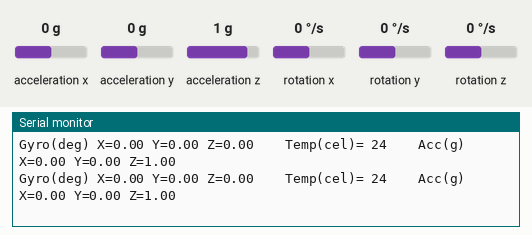
A sketch run on a simulated Arduino Uno, built with avr-gcc and run on an emulated ATmega328P. Parts: the last lines printed to the serial monitor. Wiring (inferred from the names in the program): MPU-6050 motion sensor at I2C address 0x68. The test bench sets the inputs (shaded band); at power-on: acceleration x 0 g, acceleration y 0 g, acceleration z 1 g, rotation x 0 °/s, rotation y 0 °/s, rotation z 0 °/s.

Above: at 1.2 s.
1.3 s: acceleration x set to -1.4 g
At 2.3 s:
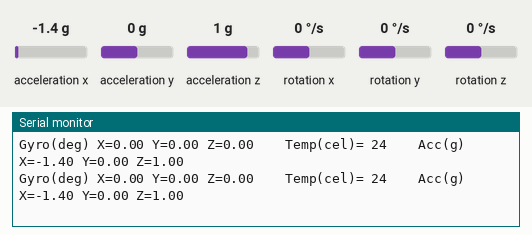
4.3 s: acceleration y set to -1.4 g
At 4.8 s:
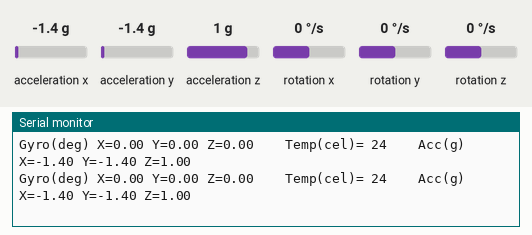
7.3 s: acceleration z set to -1.4 g
At 7.9 s:
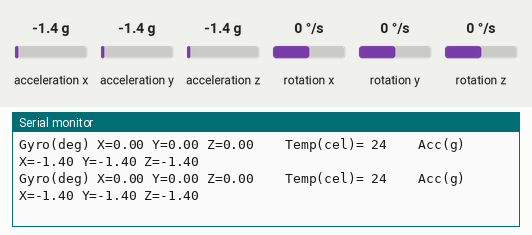
10.3 s: rotation x set to -192 °/s
At 11.0 s:
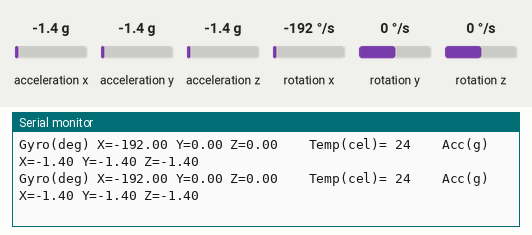
13.3 s: rotation y set to 100 °/s
At 13.51 s:
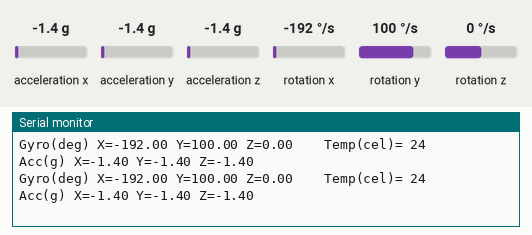
16.3 s: rotation z set to -192 °/s
At 20.22 s:
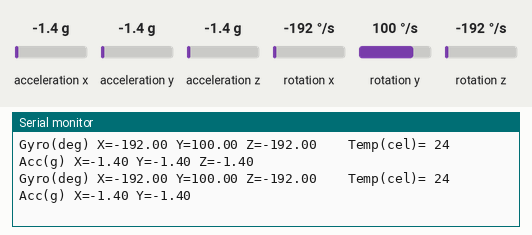

Measured:
- after the input at 1.3 s, the serial monitor: prints a new line after 0.12 s (image 1)
- after the input at 4.3 s, the serial monitor: prints a new line after 0.15 s (image 2)
- after the input at 7.3 s, the serial monitor: prints a new line after 0.14 s (image 3)
- after the input at 10.3 s, the serial monitor: prints a new line after 0.07 s (image 4)
- after the input at 13.3 s, the serial monitor: prints a new line after 0.11 s (image 5)
- after the input at 16.3 s, the serial monitor: prints a new line after 0.13 s (image 6)

The sketch:

MPU6050_Raw_Values.ino
```cpp
/*
This code will give you partially processed values from the mpu6050
gyroscope -- output in deg/sec
accelerometer -- output in g's
temperature -- output in degree celcius
*/

#include <Wire.h>
int16_t GyroX, GyroY, GyroZ, AccX, AccY, AccZ, Temp;
float GForceX, GForceY, GForceZ, RotX, RotY, RotZ;
void setup()
{
    Serial.begin(9600);
    Wire.begin();
}

void loop()
{
    SetUpMpu6050();  // This function is meant for setting up the mpu6050 according to our requirements
    RecordMpuData(); // This function is meant to get the latest measurements from the mpu6050
    PrintValues();   // This function is meant for printing the acquired values from the sensor
}

void SetUpMpu6050()
{
    // Power Management of MPU6050 configuration
    Wire.beginTransmission(0x68);
    Wire.write(0x6B);       // This register helps in configuring the power management of MPU6050
    Wire.write(0b00000000); // setting the power management register to 0 to make sure it is not in sleep mode.
    Wire.endTransmission();

    // gyro configuration
    Wire.beginTransmission(0x68);
    Wire.write(0x1B);       // This register helps in configuring the gyro full scale range.
    Wire.write(0b00000000); // setting the gyro full scale to +/-250 deg/sec
    Wire.endTransmission();

    // accelerometer configurations
    Wire.beginTransmission(0x68);
    Wire.write(0x1C);       // This register helps in configuring the accelerometer full scale range
    Wire.write(0b00000000); // setting the accel to +/-2g;
    Wire.endTransmission();
}

void RecordMpuData()
{
    // Fetching the latest gyro,temp and accel measurement
    Wire.beginTransmission(0x68);
    Wire.write(0x3B);        // starting register
    Wire.endTransmission();
    Wire.requestFrom(0x68, 14); // requesting all 28 bytes from the MPU6050
    while (Wire.available() < 14);
    AccX = Wire.read() << 8 | Wire.read();
    AccY = Wire.read() << 8 | Wire.read();
    AccZ = Wire.read() << 8 | Wire.read();
    Temp = Wire.read() << 8 | Wire.read();
    GyroX = Wire.read() << 8 | Wire.read();
    GyroY = Wire.read() << 8 | Wire.read();
    GyroZ = Wire.read() << 8 | Wire.read();
    ProcessAccData();
    ProcessGryroData();
    ProcessTempData();
}

void ProcessAccData()
{
    /*
    Full Scale Range      LSB Sensitivity
    ±2g                   16384 LSB/g
    ±4g                   8192 LSB/g
    ±8g                   4096 LSB/g
    ±16g                  2048 LSB/g
    */

    // Dividing by 16384 since our full scale range is set to +/- 2g
    GForceX = (float)AccX / 16384.0;
    GForceY = (float)AccY / 16384.0;
    GForceZ = (float)AccZ / 16384.0;
}

void ProcessGryroData()
{
    /*
    Full Scale Range     LSB Sensitivity
    ± 250 °/s             131 LSB/°/s
    ± 500 °/s             65.5 LSB/°/s
    ± 1000 °/s            32.8 LSB/°/s
    ± 2000 °/s            16.4 LSB/°/s
    */

    // Dividing by 131 since our full scale range is set to +/-250 deg/sec
    RotX = (float)GyroX / 131.0;
    RotY = (float)GyroY / 131.0;
    RotZ = (float)GyroZ / 131.0;
}

void ProcessTempData()
{
    // Temperature in degrees C = (TEMP_OUT Register Value as a signed quantity)/340 + 36.53
    Temp = ((float)Temp) / 340 + 36.53;
}
void PrintValues()
{
    Serial.print("Gyro(deg)");
    Serial.print(" X=");
    Serial.print(RotX);
    Serial.print(" Y=");
    Serial.print(RotY);
    Serial.print(" Z=");
    Serial.print(RotZ);
    Serial.print("    Temp(cel)= ");
    Serial.print(Temp);
    Serial.print("    Acc(g)");
    Serial.print(" X=");
    Serial.print(GForceX);
    Serial.print(" Y=");
    Serial.print(GForceY);
    Serial.print(" Z=");
    Serial.println(GForceZ);
}
```
